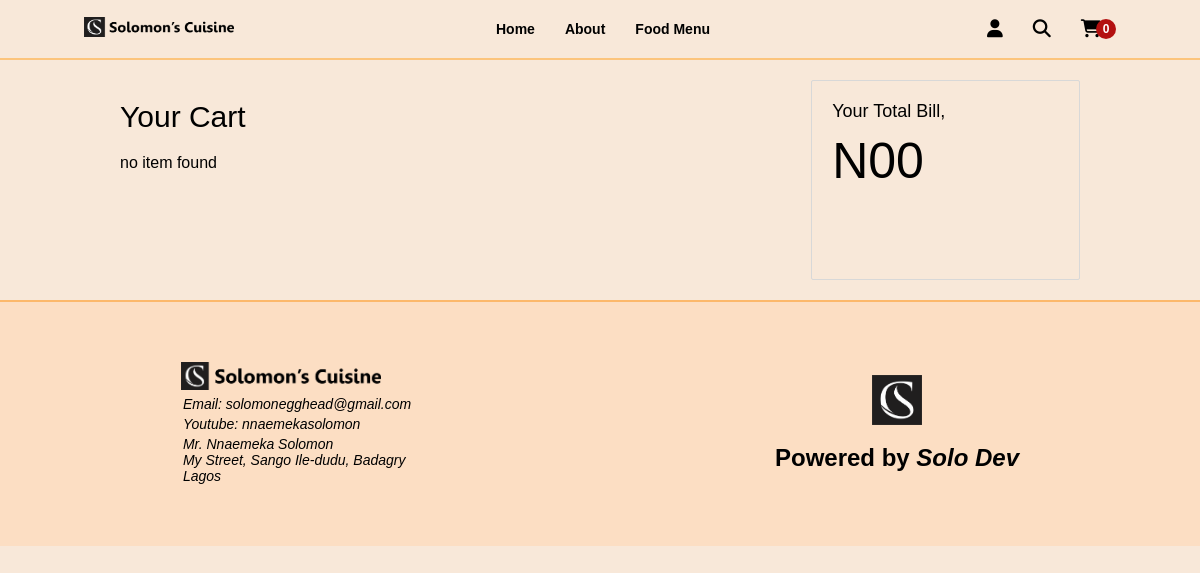
Before: /cart/ with the older database file.
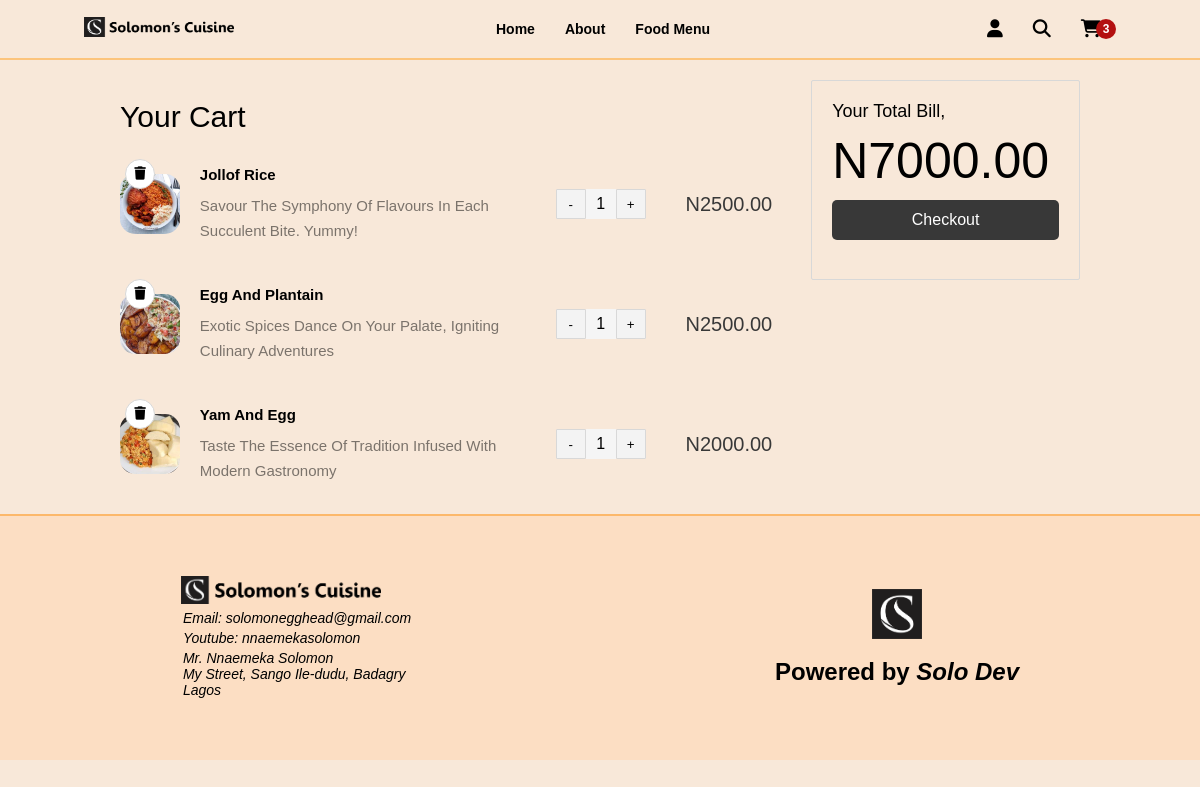
After: the same page with the newer database file.
### menu/models.py (models this page shows, shortened)
class CartItem(models.Model):
    menu = models.ForeignKey(Menu, on_delete=models.CASCADE)
    cart = models.ForeignKey(Cart, on_delete=models.CASCADE)
    quantity = models.IntegerField(default=1)
    date_created = models.DateTimeField(auto_now_add=True)
    date_updated = models.DateTimeField(auto_now=True)
    def get_current_price(self):
        return self.quantity * self.menu.price
    def __str__(self) -> str:
        return self.menu.name
    class Meta:
        verbose_name = "Cart Item"
        ordering = ['-date_created', '-date_updated']

class Menu(models.Model):
    name = models.CharField(max_length=200)
    slug = models.SlugField(editable=False)
    image = models.ImageField(upload_to="menu-image/", default='../static/images/Eba.jpg')
    description = models.TextField()
    price = models.DecimalField(max_digits=10, decimal_places=2)
    popular = models.BooleanField(default=False)
    date_created = models.DateTimeField(auto_now_add=True)
    date_updated = models.DateTimeField(auto_now=True)
    class Meta:
        verbose_name = "Menu"
        verbose_name_plural = "Recipes"
        ordering = ['-date_created', '-date_updated']

class Cart(models.Model):
    name = models.CharField(max_length=100, default="gold")
    checker = models.BooleanField(default=False, editable=False)
    is_paid = models.BooleanField(default=False)
    ref = models.CharField(max_length=100)
    date_created = models.DateTimeField(auto_now_add=True)
    date_updated = models.DateTimeField(auto_now=True)
    def get_cart_total(self):
        print(self.cartitem_set.all())
        cart_items = self.cartitem_set.all()
        price = []
        for cart_item in cart_items:
            price.append(cart_item.get_current_price())
        print(price)
        return sum(price)

### menu/views.py (the view)
# urls.py: path('cart/', view_cart, name='cart'),
def view_cart(request):
	cart = CartItem.objects.filter(cart__is_paid=False, cart__checker=True)
	return render(request, 'menu/cart.html', {'cart': cart})

### menu/templatetags/extra.py (called while the page is built)
@register.simple_tag
def get_cart_count():
    cartitem = CartItem.objects.filter(cart__is_paid=False, cart__checker=True).count()
    print(cartitem)
    return cartitem

@register.simple_tag
def get_total_price():
    try:
        cart = Cart.objects.get(checker=True, is_paid=False)
        return cart.get_cart_total()
    except Exception as e:
        print(e)

### templates/menu/cart.html (shortened to what this page needs)
{% extends "components/base.html" %}
{% load static extra %}
{% block content %}
  <div class="cart-section">
    <div class="product-list">
      <p class="section-heading">Your cart</p>
      <div class="cart">
        {% if cart %}
          {% for cart_items in cart %}
          <div class="sm-product">
            <img src="{{ cart_items.menu.image.url }}" class="sm-product-img" alt="">
            <div class="sm-text">
              <p class="sm-product-name">{{ cart_items.menu.name }}</p>
              <p class="sm-des">{{ cart_items.menu.description }} </p>
            </div>
            <div class="item-counter">
              <button class="counter-btn decrement reduce-cart" data-item-id="{{ cart_items.menu.id }}">-</button>
              <p class="item-count">{{ cart_items.quantity }}</p>
              <button class="counter-btn increment update-to-cart" data-item-id="{{ cart_items.menu.id }}">+</button>
            </div>
            <p class="sm-price">N{{ cart_items.menu.price }} </p>
            <a href="{% url "remove_cart" cart_items.id %}"><button class="sm-delete-btn"><i class="fas fa-trash"></i></button></a>
          </div>
          {% endfor %}
        {% else %}
          <p> no item found </p>
        {% endif %}
      </div>
    </div>
    <div class="checkout-section">
      <div class="checkout-box">
        <p class="text">your total bill,</p>
        {% if not cart %}
        <h1 class="bill">N00</h1>
        {% else %}
        <h1 class="bill">N{% get_total_price %}</h1>
        <a href="{% url "checkout" %}" class="checkout-btn">Checkout</a>
        {% endif %}
      </div>
    </div>
  </div>
{% endblock %}

### templates/components/base.html (shortened to what this page needs)
{% load static %}
<!DOCTYPE html>
<html lang="en">
  <head>
    <link
      rel="stylesheet"
      href="https://cdnjs.cloudflare.com/ajax/libs/font-awesome/6.5.1/css/all.min.css"
    />
    <link rel="stylesheet" href="{% static "css/style.css" %}" />
    <link rel="stylesheet" href="{% static "css/cart.css" %}">
    <link rel="stylesheet" href="{% static "css/checkout.css" %}">
  </head>
  <body>
        {% include "components/header.html" %}
    {% block content %}
    {% endblock %}
    {% include "components/footer.html" %}
  </body>
  </html>

### templates/components/header.html (shortened to what this page needs)
{% load static extra %}
<header>
    <div class="header">
      <div class="logo">
        <a href="{% url "home" %}"><img src="{% static 'images/My Logo Wide.png' %}" alt="" /></a>
      </div>
      <div class="nav">
        <ul>
          <li class="{% if home %} current {% endif %}"><a href="{% url "home" %}">Home</a></li>
          <li class="{% if about %} current {% endif %}"><a href="{% url "about" %}">About</a></li>
          <li class="{% if food_menu %} current {% endif %}"><a href="{% url "menu" %}">Food Menu</a></li>
        </ul>
      </div>
      <div class="account">
        <ul>
          <a href="#">
            <li class="user_details">
              <i class="fa-solid fa-user" id="user-lap"></i>
            </li>
          </a>
          <a href="#">
            <li>
              <i
                class="fa-solid fa-magnifying-glass searchicon"
                id="searchicon2"
              ></i>
            </li>
          </a>
          <li class="shopping_cart">
            <a href="{% url "cart" %}">
                <i class="fas fa-shopping-cart"></i>
            </a>
            <sup id="item">{% if total %} {{ total }} {% else %} {% get_cart_count %} {% endif %} </sup>
          </li>
        </ul>
      </div>
    </div>
</header>

### templates/components/footer.html
{% load static %}
<div class="footer">
  <div class="footer-i">
    <div class="logo">
      <img src="{% static 'images/My Logo Wide.png' %}" alt="" />
    </div>
    <div>
      <address>
        <p>Email: solomonegghead@gmail.com</p>
        <p>Youtube: nnaemekasolomon</p>
        <p>
          Mr. Nnaemeka Solomon<br />
          My Street, Sango Ile-dudu, Badagry <br />
          Lagos
        </p>
      </address>
    </div>
  </div>
  <div class="footer-2">
    <img src="{% static 'images/My Logo Short.png' %}" alt="" />
    <h2>Powered by <em>Solo Dev</em></h2>
  </div>
</div>

### static/css/style.css (style rules this page uses)
* { margin: 0; padding: 0; box-sizing: border-box; list-style: none; text-decoration: none; color: black; font-family: Verdana, Geneva, Tahoma, sans-serif; }
.searchicon { display: block; }
.logo img { width: 150px; }
.header { display: flex; justify-content: space-between; align-items: center; height: 60px; padding: 0 7vw; background-color: rgb(248, 232, 217); border-bottom: 2px solid rgb(252, 196, 124); box-shadow: 0 2px 20px rgb(253, 124, 124); }
.header ul { display: flex; align-items: center; flex-direction: center; }
.nav ul li { padding: 0 15px; font-size: 14px; font-weight: bold; }
.account { flex: 0.1; }
.account ul { display: flex; justify-content: center; }
.account ul li { padding: 0 15px; font-size: 18px; }
.account .user_details { position: relative; display: flex; flex-direction: column; align-items: center; text-align: center; justify-content: center; }
.account .shopping_cart { position: relative; z-index: 1; }
.account #item { position: absolute; top: 0; right: 0; font-size: 12px; background-color: #b31010; width: 20px; height: 20px; color: #fff; font-weight: bold; display: flex; justify-content: center; align-items: center; border-radius: 50%; transform: translateX(0px); }
.footer { padding: 60px 0; border-top: 2px solid rgb(252, 184, 107); background-color: rgb(252, 222, 195); display: flex; flex-wrap: wrap; justify-content: space-around; align-items: center; }
.footer-i .logo img { width: 200px; }
.footer-i p { cursor: pointer; font-size: 14px; padding: 2px; color: black }
.footer-2 { text-align: center; cursor: pointer; }
.footer-2 h2 { font-family: 'Franklin Gothic Medium', 'Arial Narrow', Arial, sans-serif; }
.footer-2 img { width: 50px; margin-bottom: 15px; }

### static/css/cart.css (style rules this page uses)
.cart-section { background-color: rgb(248, 232, 217); width: 100%; padding: 20px 10vw; display: flex; justify-content: space-between; }
.product-list { width: 70%; }
.checkout-section { width: 28%; }
.section-heading { font-size: 30px; font-weight: 500; margin: 20px 0; text-transform: capitalize; }
.sm-product { width: 100%; height: 100px; display: flex; justify-content: space-between; align-items: center; overflow: hidden; position: relative; margin-bottom: 20px; }
.cart .sm-product:last-child, .sm-product:last-child { margin-bottom: 0; }
.sm-product-img { height: 60px; width: 60px; object-fit: cover; border-radius: 15px; }
.sm-text { width: 50%; }
.sm-product-name { font-size: 15px; font-weight: 700; text-transform: capitalize; }
.sm-des { font-size: 15px; opacity: 0.5; line-height: 25px; text-transform: capitalize; margin-top: 10px; }
.item-counter { width: 90px; height: 30px; display: flex; margin-right: 20px; }
.counter-btn, .item-count { width: 30px; height: 30px; }
.counter-btn { background: #f3f3f3; border: 1px solid rgb(216, 216, 216); border-radius: 1px; cursor: pointer; }
.item-count { text-align: center; line-height: 30px; background: #f5f5f5; }
.sm-price { font-size: 20px; font-weight: 500; color: #383838; }
.sm-delete-btn { position: absolute; top: 5px; left: 5px; width: 30px; height: 30px; display: flex; align-items: center; justify-content: center; border-radius: 50%; background: #fff; border: 1px solid rgb(216, 216, 216); z-index: 2; cursor: pointer; }
.checkout-box { width: 100%; height: 200px; border-radius: 2px; border: 1px solid #d8d8d8; padding: 20px; }
.text { text-transform: capitalize; font-size: 18px; }
.checkout-btn, .place-order-btn { display: block; width: 100%; border: none; outline: none; cursor: pointer; height: 40px; border-radius: 5px; background: #383838; color: #fff; text-align: center; line-height: 40px; text-transform: capitalize; text-decoration: none; }
.bill { font-size: 50px; font-weight: 500; margin: 10px 0; }

### static/css/checkout.css (style rules this page uses)
body { display: block; background-color: rgb(248, 232, 217); }

Changed rows visible on the page:
added CartItem: menu.image (picture), menu.name "Jollof Rice", menu.description "Savour The Symphony Of Flavours In Each Succulent Bite. Yummy!", quantity "1", menu.price "2500.00"
added CartItem: menu.image (picture), menu.name "Egg And Plantain", menu.description "Exotic Spices Dance On Your Palate, Igniting Culinary Adventures", quantity "1", menu.price "2500.00"
added CartItem: menu.image (picture), menu.name "Yam And Egg", menu.description "Taste The Essence Of Tradition Infused With Modern Gastronomy", quantity "1", menu.price "2000.00"
added Cart: id.price "7000.00"
Other visible differences:
text no longer shown: "0 no item found N00"
text now shown: "3 N Checkout"
